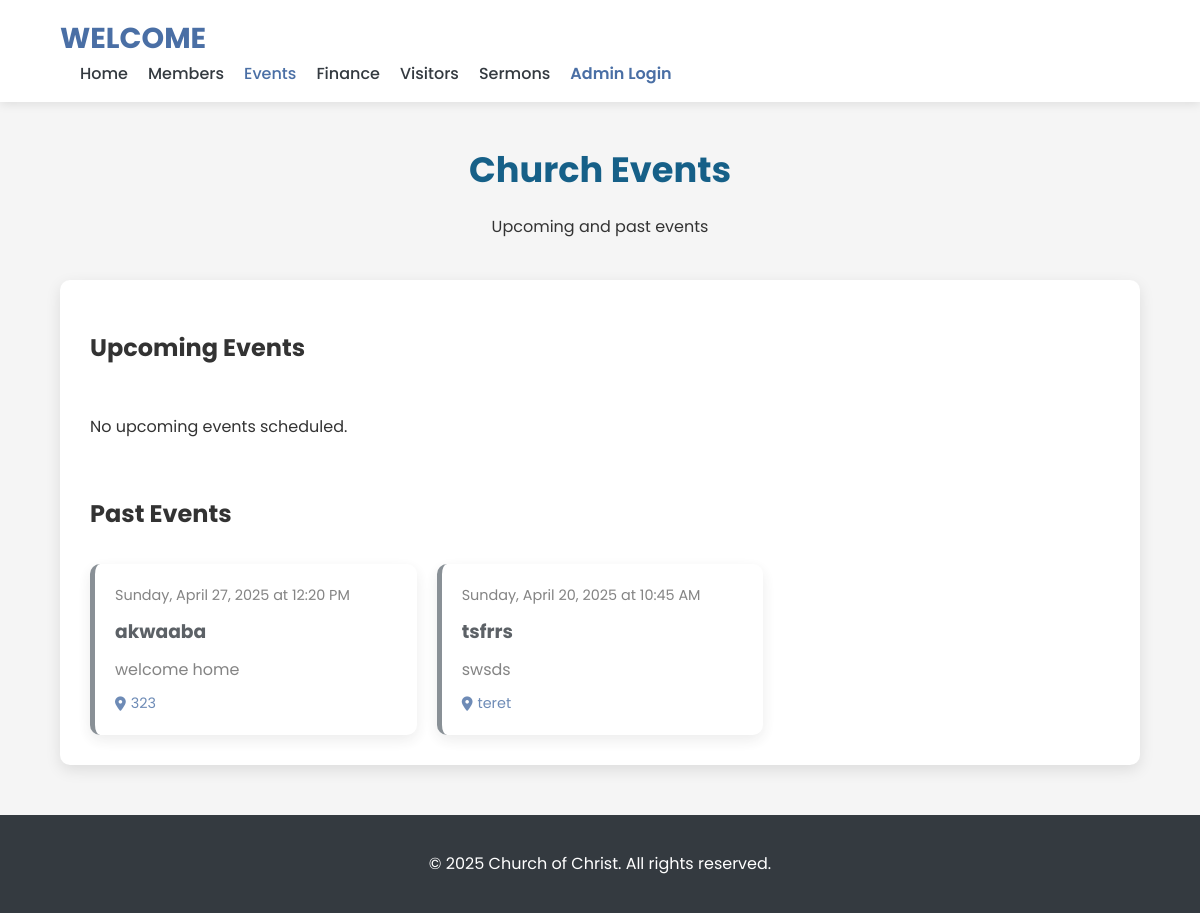
The page /uevents.php on the database its author committed.
### tables this page shows
CREATE TABLE `events` (
  `id` int(11) NOT NULL,
  `title` varchar(100) NOT NULL,
  `description` text NOT NULL,
  `created_at` timestamp NOT NULL DEFAULT current_timestamp(),
  `event_date` date NOT NULL,
  `event_time` time NOT NULL,
  `location` varchar(100) NOT NULL,
  `document_file` varchar(255) NOT NULL
);

### uevents.php (the view, shortened to what this page needs)
<?php
require_once 'config.php';
?>
<!DOCTYPE html>
<html lang="en">
<head>
    <link rel="stylesheet" href="https://cdnjs.cloudflare.com/ajax/libs/font-awesome/6.0.0-beta3/css/all.min.css">
</head>
<body>
    <header>
        <div class="container">
            <div class="logo">
                <h1>WELCOME</h1>
            </div>
            <nav>
                <ul>
                    <li><a href="index.php">Home</a></li>
                    <li><a href="umembers.php">Members</a></li>
                    <li class="active"><a href="uevents.php">Events</a></li>
                    <li><a href="ufinance.php">Finance</a></li>
                    <li><a href="uvisitors.php">Visitors</a></li>
                    <li><a href="usermons.php">Sermons</a></li>
                    <li><a href="adlogin.php" class="admin-login">Admin Login</a></li>
                </ul>
            </nav>
        </div>
    </header>
    <main class="container">
        <section class="page-header">
            <h1>Church Events</h1>
            <p>Upcoming and past events</p>
        </section>
        <section class="content-section">
            <h2>Upcoming Events</h2>
            <div class="events-grid">
                <?php
                $current_date = date('Y-m-d');
                $sql = "SELECT * FROM events WHERE event_date >= '$current_date' ORDER BY event_date ASC, event_time ASC";
                $result = $conn->query($sql);
                if ($result->num_rows > 0) {
                    while ($row = $result->fetch_assoc()) {
                        echo '<div class="event-card upcoming">';
                        echo '<div class="event-date">' . date('l, F j, Y', strtotime($row['event_date'])) . ' at ' . date('g:i A', strtotime($row['event_time'])) . '</div>';
                        echo '<h3>' . htmlspecialchars($row['title']) . '</h3>';
                        echo '<p>' . htmlspecialchars($row['description']) . '</p>';
                        echo '<div class="event-location"><i class="fas fa-map-marker-alt"></i> ' . htmlspecialchars($row['location']) . '</div>';
                        echo '</div>';
                    }
                } else {
                    echo '<p>No upcoming events scheduled.</p>';
                }
                ?>
            </div>
            <h2 style="margin-top: 40px;">Past Events</h2>
            <div class="events-grid">
                <?php
                $sql = "SELECT * FROM events WHERE event_date < '$current_date' ORDER BY event_date DESC, event_time DESC LIMIT 6";
                $result = $conn->query($sql);
                if ($result->num_rows > 0) {
                    while ($row = $result->fetch_assoc()) {
                        echo '<div class="event-card past">';
                        echo '<div class="event-date">' . date('l, F j, Y', strtotime($row['event_date'])) . ' at ' . date('g:i A', strtotime($row['event_time'])) . '</div>';
                        echo '<h3>' . htmlspecialchars($row['title']) . '</h3>';
                        echo '<p>' . htmlspecialchars($row['description']) . '</p>';
                        echo '<div class="event-location"><i class="fas fa-map-marker-alt"></i> ' . htmlspecialchars($row['location']) . '</div>';
                        echo '</div>';
                    }
                } else {
                    echo '<p>No past events to display.</p>';
                }
                ?>
            </div>
        </section>
    </main>
    <footer>
        <div class="container">
            <p>&copy; <?php echo date('Y'); ?> Church of Christ. All rights reserved.</p>
        </div>
    </footer>
</body>
</html>

### uevents.php (style rules this page uses)
body { font-family: 'Poppins', sans-serif; line-height: 1.6; color: #333; background-color: #f5f5f5; margin: 0; padding: 0; }
.container { width: 90%; max-width: 1200px; margin: 0 auto; padding: 0 15px; }
header { background-color: white; box-shadow: 0 2px 10px rgba(0, 0, 0, 0.1); position: sticky; top: 0; z-index: 100; padding: 15px 0; }
.logo h1 { color: #4a6fa5; font-size: 1.8rem; font-weight: 700; margin: 0; }
nav ul { display: flex; list-style: none; margin: 0; padding: 0; }
nav ul li { margin-left: 20px; }
nav ul li a { color: #343a40; font-weight: 500; padding: 10px 0; position: relative; text-decoration: none; }
nav ul li.active a { color: #4a6fa5; }
.admin-login { color: #4a6fa5; font-weight: 600; }
.page-header { text-align: center; margin: 40px 0; }
.page-header h1 { color: #166088; font-size: 2.2rem; margin-bottom: 10px; }
.content-section { background-color: white; border-radius: 10px; padding: 30px; box-shadow: 0 5px 15px rgba(0, 0, 0, 0.1); margin-bottom: 40px; }
.events-grid { display: grid; grid-template-columns: repeat(auto-fill, minmax(300px, 1fr)); gap: 20px; margin-top: 30px; }
.event-card { background-color: white; border-radius: 10px; padding: 20px; box-shadow: 0 5px 15px rgba(0, 0, 0, 0.1); transition: all 0.3s ease; border-left: 5px solid #4a6fa5; }
.event-card.past { opacity: 0.8; border-left: 5px solid #6c757d; }
.event-date { font-size: 0.9rem; color: #666; margin-bottom: 10px; }
.event-card h3 { margin: 0 0 10px 0; color: #343a40; }
.event-card p { margin: 0 0 10px 0; color: #666; }
.event-location { display: flex; align-items: center; color: #4a6fa5; font-size: 0.9rem; }
.event-location i { margin-right: 5px; }
footer { background-color: #343a40; color: white; padding: 20px 0; text-align: center; margin-top: 50px; }

### rows shown on the page
events: event_date "Sunday, April 27, 2025", event_time "12:20 PM", title "akwaaba", description "welcome home", location "323"
events: event_date "Sunday, April 20, 2025", event_time "10:45 AM", title "tsfrrs", description "swsds", location "teret"
